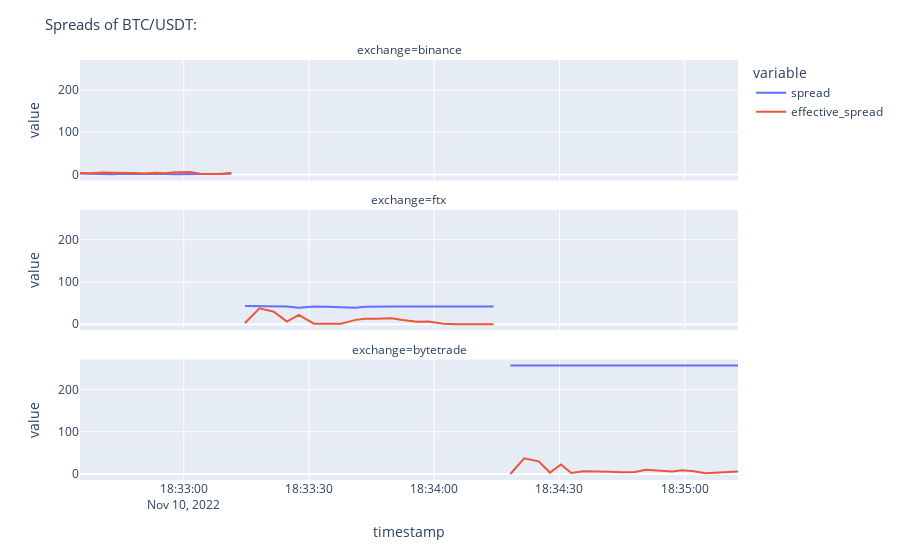

Notebook cell for this chart:
### Markdown cell above
Some exchanges have bigger spreads but Roll's effective Spread shouldn't be as high, specially if lags no° is increased and the data contains several exchanges.

### Code cell
vs.Roll_plot(Roll_B, criptos[0], 'Spreads of')

### Figure 1 — Plotly figure (JSON) as saved in the notebook; plotly's stock layout.template omitted (floating-point values rounded to 4 significant figures)
{"data": [{"hovertemplate": "variable=spread<br>exchange=binance<br>timestamp=%{x}<br>value=%{y}<extra></extra>", "legendgroup": "spread", "line": {"color": "#636efa", "dash": "solid"}, "marker": {"symbol": "circle"}, "mode": "lines", "name": "spread", "orientation": "v", "showlegend": true, "type": "scatter", "x": ["2022-11-10T18:32:35.140000", "2022-11-10T18:32:37.636000", "2022-11-10T18:32:40.288000", "2022-11-10T18:32:42.753000", "2022-11-10T18:32:45.116000", "2022-11-10T18:32:47.777000", "2022-11-10T18:32:50.795000", "2022-11-10T18:32:53.215000", "2022-11-10T18:32:55.584000", "2022-11-10T18:32:57.999000", "2022-11-10T18:33:01.491000", "2022-11-10T18:33:03.945000", "2022-11-10T18:33:06.547000", "2022-11-10T18:33:08.940000", "2022-11-10T18:33:11.402000"], "xaxis": "x3", "y": [2.04, 1.28, 1.16, 0.59, 1.62, 1.87, 1.67, 1.6, 1.04, 0.57, 1.09, 2.13, 1.94, 1.82, 1.64], "yaxis": "y3"}, {"hovertemplate": "variable=spread<br>exchange=ftx<br>timestamp=%{x}<br>value=%{y}<extra></extra>", "legendgroup": "spread", "line": {"color": "#636efa", "dash": "solid"}, "marker": {"symbol": "circle"}, "mode": "lines", "name": "spread", "orientation": "v", "showlegend": false, "type": "scatter", "x": ["2022-11-10T18:33:14.659000", "2022-11-10T18:33:18.143000", "2022-11-10T18:33:21.579000", "2022-11-10T18:33:24.692000", "2022-11-10T18:33:27.551000", "2022-11-10T18:33:31.186000", "2022-11-10T18:33:34.181000", "2022-11-10T18:33:37.649000", "2022-11-10T18:33:41.208000", "2022-11-10T18:33:43.477000", "2022-11-10T18:33:46.186000", "2022-11-10T18:33:49.813000", "2022-11-10T18:33:52.425000", "2022-11-10T18:33:55.865000", "2022-11-10T18:33:58.673000", "2022-11-10T18:34:02.163000", "2022-11-10T18:34:05.267000", "2022-11-10T18:34:08.511000", "2022-11-10T18:34:11.565000", "2022-11-10T18:34:14.217000"], "xaxis": "x2", "y": [43, 43, 42, 42, 39, 42, 41, 40, 39, 41, 42, 42, 42, 42, 42, 42, 42, 42, 42, 42], "yaxis": "y2"}, {"hovertemplate": "variable=spread<br>exchange=bytetrade<br>timestamp=%{x}<br>value=%{y}<extra></extra>", "legendgroup": "spread", "line": {"color": "#636efa", "dash": "solid"}, "marker": {"symbol": "circle"}, "mode": "lines", "name": "spread", "orientation": "v", "showlegend": false, "type": "scatter", "x": ["2022-11-10T18:34:18.242000", "2022-11-10T18:34:21.538000", "2022-11-10T18:34:25.027000", "2022-11-10T18:34:27.717000", "2022-11-10T18:34:30.360000", "2022-11-10T18:34:32.825000", "2022-11-10T18:34:35.815000", "2022-11-10T18:34:39.402000", "2022-11-10T18:34:41.983000", "2022-11-10T18:34:44.921000", "2022-11-10T18:34:48.048000", "2022-11-10T18:34:50.729000", "2022-11-10T18:34:53.407000", "2022-11-10T18:34:56.918000", "2022-11-10T18:34:59.461000", "2022-11-10T18:35:02.243000", "2022-11-10T18:35:04.938000", "2022-11-10T18:35:07.738000", "2022-11-10T18:35:10.427000", "2022-11-10T18:35:12.769000"], "xaxis": "x", "y": [256.7, 256.7, 256.7, 256.7, 256.7, 256.7, 256.7, 256.7, 256.7, 256.7, 256.7, 256.7, 256.7, 256.7, 256.7, 256.7, 256.7, 256.7, 256.7, 256.7], "yaxis": "y"}, {"hovertemplate": "variable=effective_spread<br>exchange=binance<br>timestamp=%{x}<br>value=%{y}<extra></extra>", "legendgroup": "effective_spread", "line": {"color": "#EF553B", "dash": "solid"}, "marker": {"symbol": "circle"}, "mode": "lines", "name": "effective_spread", "orientation": "v", "showlegend": true, "type": "scatter", "x": ["2022-11-10T18:32:35.140000", "2022-11-10T18:32:37.636000", "2022-11-10T18:32:40.288000", "2022-11-10T18:32:42.753000", "2022-11-10T18:32:45.116000", "2022-11-10T18:32:47.777000", "2022-11-10T18:32:50.795000", "2022-11-10T18:32:53.215000", "2022-11-10T18:32:55.584000", "2022-11-10T18:32:57.999000", "2022-11-10T18:33:01.491000", "2022-11-10T18:33:03.945000", "2022-11-10T18:33:06.547000", "2022-11-10T18:33:08.940000", "2022-11-10T18:33:11.402000"], "xaxis": "x3", "y": [3.154, 2.706, 4.627, 3.729, 2.571, 3.184, 2.312, 3.917, 2.476, 4.834, 5.651, 1.613, 1.04, 1.005, 3.924], "yaxis": "y3"}, {"hovertemplate": "variable=effective_spread<br>exchange=ftx<br>timestamp=%{x}<br>value=%{y}<extra></extra>", "legendgroup": "effective_spread", "line": {"color": "#EF553B", "dash": "solid"}, "marker": {"symbol": "circle"}, "mode": "lines", "name": "effective_spread", "orientation": "v", "showlegend": false, "type": "scatter", "x": ["2022-11-10T18:33:14.659000", "2022-11-10T18:33:18.143000", "2022-11-10T18:33:21.579000", "2022-11-10T18:33:24.692000", "2022-11-10T18:33:27.551000", "2022-11-10T18:33:31.186000", "2022-11-10T18:33:34.181000", "2022-11-10T18:33:37.649000", "2022-11-10T18:33:41.208000", "2022-11-10T18:33:43.477000", "2022-11-10T18:33:46.186000", "2022-11-10T18:33:49.813000", "2022-11-10T18:33:52.425000", "2022-11-10T18:33:55.865000", "2022-11-10T18:33:58.673000", "2022-11-10T18:34:02.163000", "2022-11-10T18:34:05.267000", "2022-11-10T18:34:08.511000", "2022-11-10T18:34:11.565000", "2022-11-10T18:34:14.217000"], "xaxis": "x2", "y": [2.925, 37.47, 29.53, 6.357, 22.14, 1.227, 0.9092, 0.9469, 10.21, 12.9, 12.82, 14.24, 9.752, 5.685, 6.069, 0.9469, 0, 0, 0, 0], "yaxis": "y2"}, {"hovertemplate": "variable=effective_spread<br>exchange=bytetrade<br>timestamp=%{x}<br>value=%{y}<extra></extra>", "legendgroup": "effective_spread", "line": {"color": "#EF553B", "dash": "solid"}, "marker": {"symbol": "circle"}, "mode": "lines", "name": "effective_spread", "orientation": "v", "showlegend": false, "type": "scatter", "x": ["2022-11-10T18:34:18.242000", "2022-11-10T18:34:21.538000", "2022-11-10T18:34:25.027000", "2022-11-10T18:34:27.717000", "2022-11-10T18:34:30.360000", "2022-11-10T18:34:32.825000", "2022-11-10T18:34:35.815000", "2022-11-10T18:34:39.402000", "2022-11-10T18:34:41.983000", "2022-11-10T18:34:44.921000", "2022-11-10T18:34:48.048000", "2022-11-10T18:34:50.729000", "2022-11-10T18:34:53.407000", "2022-11-10T18:34:56.918000", "2022-11-10T18:34:59.461000", "2022-11-10T18:35:02.243000", "2022-11-10T18:35:04.938000", "2022-11-10T18:35:07.738000", "2022-11-10T18:35:10.427000", "2022-11-10T18:35:12.769000"], "xaxis": "x", "y": [0, 37.18, 29.89, 3.348, 22.43, 2.34, 6.5, 6.9, 5.532, 4.333, 4.952, 9.797, 7.887, 6.06, 8.593, 6.401, 1.555, 4.001, 4.658, 5.861], "yaxis": "y"}], "layout": {"annotations": [{"font": {}, "showarrow": false, "text": "exchange=bytetrade", "x": 0.5, "xanchor": "center", "xref": "paper", "y": 0.2867, "yanchor": "bottom", "yref": "paper"}, {"font": {}, "showarrow": false, "text": "exchange=ftx", "x": 0.5, "xanchor": "center", "xref": "paper", "y": 0.6433, "yanchor": "bottom", "yref": "paper"}, {"font": {}, "showarrow": false, "text": "exchange=binance", "x": 0.5, "xanchor": "center", "xref": "paper", "y": 1.0, "yanchor": "bottom", "yref": "paper"}], "legend": {"title": {"text": "variable"}, "tracegroupgap": 0}, "margin": {"t": 60}, "title": {"font": {"size": 15}, "text": "Spreads of BTC/USDT:"}, "xaxis": {"anchor": "y", "domain": [0, 1], "title": {"text": "timestamp"}}, "xaxis2": {"anchor": "y2", "domain": [0, 1], "matches": "x", "showticklabels": false}, "xaxis3": {"anchor": "y3", "domain": [0, 1], "matches": "x", "showticklabels": false}, "yaxis": {"anchor": "x", "domain": [0, 0.2867], "title": {"text": "value"}}, "yaxis2": {"anchor": "x2", "domain": [0.3567, 0.6433], "matches": "y", "title": {"text": "value"}}, "yaxis3": {"anchor": "x3", "domain": [0.7133, 1.0], "matches": "y", "title": {"text": "value"}}}}
